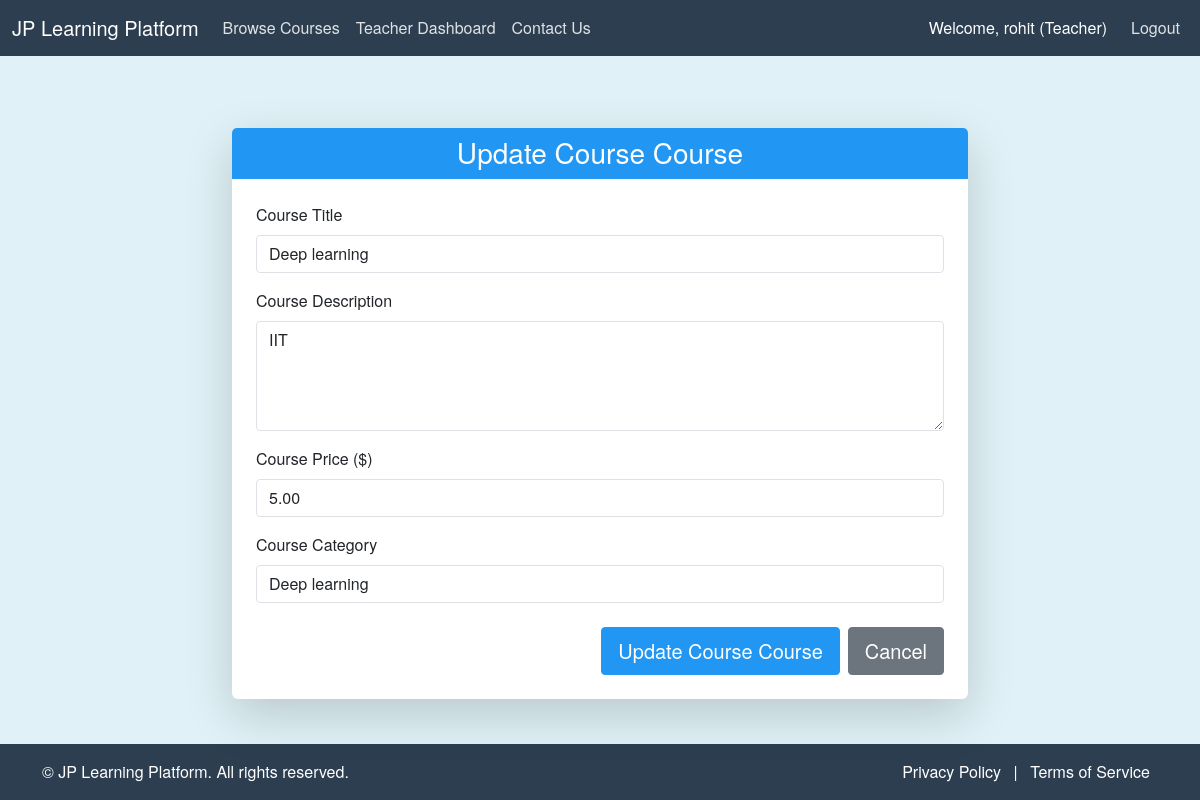
Screenshot of /teacher/courses/8/update/ (signed in) with the database file from the repository.
### core/models.py (models this page shows, shortened)
class User(AbstractUser):
    USER_TYPE_CHOICES = (
        ('student', 'Student'),
        ('teacher', 'Teacher'),
    )
    user_type = models.CharField(max_length=10, choices=USER_TYPE_CHOICES, default='student')
    email_otp = models.CharField(max_length=6, blank=True, null=True)
    otp_created_at = models.DateTimeField(blank=True, null=True)

class Course(models.Model):
    teacher = models.ForeignKey(User, on_delete=models.CASCADE, related_name='courses_taught', limit_choices_to={'user_type': 'teacher'})
    title = models.CharField(max_length=200)
    description = models.TextField()
    price = models.DecimalField(max_digits=10, decimal_places=2)
    category = models.ForeignKey(Category, on_delete=models.SET_NULL, null=True, blank=True, related_name='courses')
    created_at = models.DateTimeField(auto_now_add=True)
    updated_at = models.DateTimeField(auto_now=True)

### teacher/views.py (the view)
# urls.py: path('courses/<int:pk>/update/', views.course_update, name='course_update'),
@login_required
@user_passes_test(is_teacher, login_url='login')
def course_update(request, pk):
    course = get_object_or_404(Course, pk=pk, teacher=request.user)
    if request.method == 'POST':
        form = CourseForm(request.POST, instance=course)
        if form.is_valid():
            form.save()
            messages.success(request, f'Course "{course.title}" updated successfully!')
            return redirect('teacher_dashboard')
        else:
            messages.error(request, 'Please correct the errors below.')
    else:
        form = CourseForm(instance=course)
    return render(request, 'teacher/course_form.html', {'form': form, 'action': 'Update Course'})

### teacher/forms.py
class CourseForm(forms.ModelForm):
    class Meta:
        model = Course
        fields = ['title', 'description', 'price', 'category']
        widgets = {
            'description': forms.Textarea(attrs={'rows': 4, 'class': 'form-control', 'placeholder': 'Enter course description'}),
            'title': forms.TextInput(attrs={'class': 'form-control', 'placeholder': 'Course Title'}),
            'price': forms.NumberInput(attrs={'class': 'form-control', 'placeholder': '0.00'}),
            'category': forms.Select(attrs={'class': 'form-control'}),
        }
        labels = {
            'title': 'Course Title',
            'description': 'Course Description',
            'price': 'Course Price ($)',
            'category': 'Course Category',
        }
    def __init__(self, *args, **kwargs):
        super().__init__(*args, **kwargs)
        self.fields['category'].queryset = Category.objects.all().order_by('name')
        self.fields['category'].empty_label = "Select a Category"

### core/models.py (called while the page is built)
    def __str__(self):
        return self.name

### teacher/views.py (called while the page is built)
def is_teacher(user):
    return user.is_authenticated and user.user_type == 'teacher'

### templates/teacher/course_form.html (shortened to what this page needs)
{% extends 'base.html' %}
{% block content %}
<div class="row justify-content-center">
<div class="col-md-8">
<div class="card shadow-lg">
<div class="card-header bg-primary text-white text-center">
<h3 class="mb-0">{{ action }} Course</h3>
</div>
<div class="card-body p-4">
<form method="post">
{% for field in form %}
<div class="mb-3">
<label for="{{ field.id_for_label }}" class="form-label">{{ field.label }}</label>
{{ field }}
</div>
{% endfor %}
<div class="d-flex justify-content-end gap-2 mt-4">
<button type="submit" class="btn btn-primary btn-lg">{{ action }} Course</button>
<a href="{% url 'teacher_dashboard' %}" class="btn btn-secondary btn-lg">Cancel</a>
</div>
</form>
</div>
</div>
</div>
</div>
{% endblock %}

### templates/base.html (shortened to what this page needs)
<!DOCTYPE html>
<html lang="en">
<head>
<link href="https://cdn.jsdelivr.net/npm/bootstrap@5.3.3/dist/css/bootstrap.min.css" rel="stylesheet">
<link rel="stylesheet" href="/static/css/style.css">
<link rel="stylesheet" href="https://cdn.jsdelivr.net/npm/bootstrap-icons@1.11.3/font/bootstrap-icons.min.css">
</head>
<body>
<nav class="navbar navbar-expand-lg navbar-dark bg-dark fixed-top">
<div class="container-fluid">
<a class="navbar-brand" href="{% url 'home' %}">JP Learning Platform</a>
<div class="collapse navbar-collapse" id="navbarNav">
<ul class="navbar-nav me-auto mb-2 mb-lg-0">
<li class="nav-item">
<a class="nav-link" href="{% url 'course_list' %}">Browse Courses</a>
</li>
{% if user.is_authenticated %}
{% if user.user_type == 'teacher' %}
<li class="nav-item">
<a class="nav-link" href="{% url 'teacher_dashboard' %}">Teacher Dashboard</a>
</li>
{% elif user.user_type == 'student' %}
<li class="nav-item">
<a class="nav-link" href="{% url 'student_dashboard' %}">Student Dashboard</a>
</li>
{% endif %}
{% endif %}
<li class="nav-item">
<a class="nav-link" href="#contact">Contact Us</a>
</li>
</ul>
<ul class="navbar-nav ms-auto">
{% if user.is_authenticated %}
<li class="nav-item">
<span class="nav-link text-white">Welcome, {{ user.username }} ({{ user.user_type|capfirst }})</span>
</li>
<li class="nav-item">
<a class="nav-link btn btn-outline-light ms-2" href="{% url 'logout' %}">Logout</a>
</li>
{% endif %}
</ul>
</div>
</div>
</nav>
<div class="container mt-4 pt-5">
{% block content %}
{% endblock %}
</div>
<footer class="footer py-3 bg-dark text-white mt-auto">
<div class="container">
<div class="row">
<div class="col-md-6 text-center text-md-start">
<span>&copy; {{ "now"|date:"Y" }} JP Learning Platform. All rights reserved.</span>
</div>
<div class="col-md-6 text-center text-md-end">
<a href="#privacy" class="text-white text-decoration-none mx-2">Privacy Policy</a>
<span class="text-white">|</span>
<a href="#terms" class="text-white text-decoration-none mx-2">Terms of Service</a>
</div>
</div>
</div>
</footer>
</body>
</html>

### static/css/style.css (style rules this page uses)
body { padding-top:56px; background-color:#e0f2f7; display:flex; flex-direction:column; min-height:100vh; font-family: 'Helvetica Neue', Helvetica, Arial, sans-serif; }
.card { box-shadow:0 0.25rem 0.5rem rgba(0,0,0,0.1); border:none; }
.card-header { font-weight:600; }
.form-control,.form-select,.btn { border-radius:.25rem; }
textarea.form-control { min-height:100px; }
.container.mt-4.pt-5 { flex-grow:1; }
.footer { padding:1rem; background-color:#1a535c; color:#fff; }
.footer .text-white { color:#fff!important; }
.footer .text-decoration-none { text-decoration:none!important; }
.bg-dark { background-color: #2c3e50 !important; }
.navbar-dark .navbar-nav .nav-link { color: rgba(255,255,255,.85); }
.btn-primary, .bg-primary, .text-primary { background-color: #2196f3 !important; border-color: #2196f3 !important; color: #fff !important; }

### rows the page displays
User: username "rohit", user_type "Teacher"
Course: form "Deep learning" "IIT" "5.00" "Deep learning"

### other values shown
{{ action }} "Update Course"
{{ field.label }} "Course Title" "Course Description" "Course Price ($)" "Course Category"
